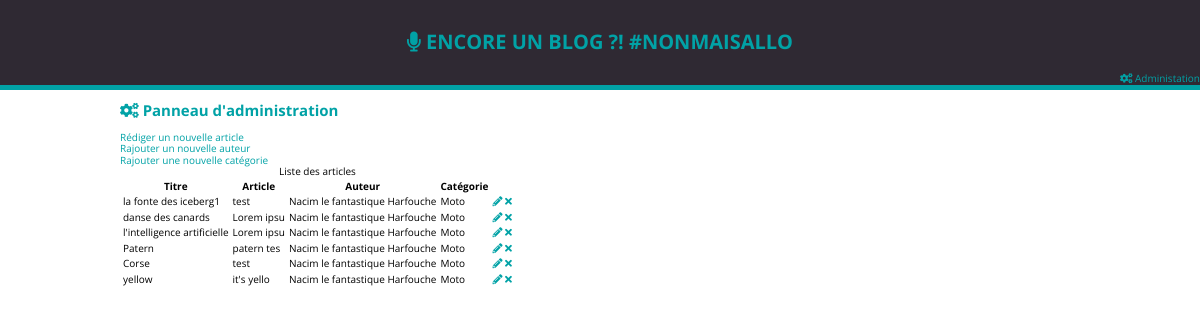
Screenshot of /admin.php (signed in) with the database file from the repository.
### tables this page shows
CREATE TABLE IF NOT EXISTS `post` (
  `id` tinyint(5) NOT NULL AUTO_INCREMENT,
  `title` varchar(50) NOT NULL,
  `content` text NOT NULL,
  `creationTimeStamp` datetime NOT NULL,
  `author_id` tinyint(3) NOT NULL,
  `category_id` tinyint(3) NOT NULL,
  PRIMARY KEY (`id`)
);

CREATE TABLE IF NOT EXISTS `author` (
  `id` tinyint(5) NOT NULL AUTO_INCREMENT,
  `firstName` varchar(50) NOT NULL,
  `lastName` varchar(50) NOT NULL,
  PRIMARY KEY (`id`)
);

CREATE TABLE IF NOT EXISTS `category` (
  `id` tinyint(5) NOT NULL AUTO_INCREMENT,
  `name` varchar(40) NOT NULL,
  PRIMARY KEY (`id`)
);

### admin.php (called while the page is built, shortened)
<?php
include "readyPdo.php";
$query = $pdo->prepare("SELECT post.id, title, content, creationTimeStamp, author_id, category_id, firstName, lastName, name FROM post INNER JOIN author ON post.author_id = author.id INNER JOIN category ON post.category_id = category.id");
$query->execute();
$posts = $query->fetchALL(PDO::FETCH_ASSOC);
include "admin.phtml";
?>

### admin.phtml (the view, shortened to what this page needs)
<!DOCTYPE html>
<html lang="fr">
<head>
	<link rel="stylesheet" href="https://use.fontawesome.com/releases/v5.7.2/css/all.css">
	<link rel="stylesheet" type="text/css" href="css/normalize.css"/>
	<link rel="stylesheet" type="text/css" href="css/style.css"/>
</head>
<body>
	<header>
		<h1><a href="index.php"><i class="fas fa-microphone"></i> ENCORE UN BLOG ?! #NONMAISALLO</a></h1>
		<div>
			<a href="admin.php"><i class="fas fa-cogs"></i> Administation</a>
		</div>
	</header>
	<main>
		<h2><a href="index.php"><i class="fas fa-cogs"></i> Panneau d'administration</a></h2>
		<?php if (count($_SESSION) > 0 AND $_SESSION["status"] == 0): ?>
		<section>
			<nav>
				<a href="newArticle.php?section=article" class="new">Rédiger un nouvelle article</a>
				<a href="newArticle.php?section=author" class="new">Rajouter un nouvelle auteur</a>
				<a href="newArticle.php?section=category" class="new">Rajouter une nouvelle catégorie</a>
			</nav>
			<table>
				<caption>Liste des articles</caption>
				<thead>
					<tr>
						<th>Titre</th>
						<th>Article</th>
						<th>Auteur</th>
						<th>Catégorie</th>
					</tr>
				</thead>
				<tbody>
				<?php foreach ($posts as $post): ?>
					<tr>
						<td><?= $post["title"] ?></td>
						<td><?= substr($post["content"], 0, 10) ?></td>
						<td><?= $post["firstName"] . " " . $post["lastName"] ?></td>
						<td><?= $post["name"] ?></td>
						<td><a href="editArticle.php?idArticle=<?= $post["id"] ?>"><i class="fas fa-pencil-alt"></i></a> <a href="deleteArticle.php?idArticle=<?= $post["id"] ?>"><i class="fas fa-times"></i></a></td>
					</tr>
				<?php endforeach; ?>
				</tbody>
			</table>
		</section>
		<?php endif; ?>
	</main>
</body>
</html>

### css/style.css (style rules this page uses)
* { box-sizing: border-box; outline: none; }
html { font-size: 62.5%; font-family: "Open Sans"; }
header { margin: 0 auto; width: 100%; background-color: #2f2933; border-bottom: solid 5px #01a2a6; padding-top: 30px; color: #01a2a6; text-align: center; }
h1 { margin: 0 auto; }
h1 a { text-decoration: none; color: #01a2a6; }
header div { margin-top: 2rem; text-align: right; }
header div a { text-decoration: none; color: #01a2a6; }
main { margin: 0 auto; width: 80%; }
nav a { display: block; }
h2 a, .h3Home a { text-decoration: none; color: #01a2a6; }
h2 { color: #01a2a6; }
td a, .new { text-decoration: none; color: #01a2a6; }

### rows the page displays
post: title "la fonte des iceberg1", content "test", author.firstName "Nacim le fantastique", author.lastName "Harfouche", category.name "Moto"
post: title "danse des canards", content "Lorem ipsu", author.firstName "Nacim le fantastique", author.lastName "Harfouche", category.name "Moto"
post: title "l'intelligence artificielle", content "Lorem ipsu", author.firstName "Nacim le fantastique", author.lastName "Harfouche", category.name "Moto"
post: title "Patern", content "patern tes", author.firstName "Nacim le fantastique", author.lastName "Harfouche", category.name "Moto"
post: title "Corse", content "test", author.firstName "Nacim le fantastique", author.lastName "Harfouche", category.name "Moto"
post: title "yellow", content "it's yello", author.firstName "Nacim le fantastique", author.lastName "Harfouche", category.name "Moto"
